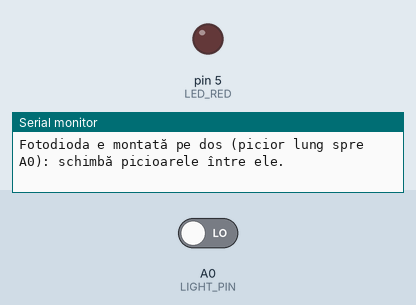
Bench run of a sketch on a simulated Arduino Uno, built with avr-gcc and run on an emulated ATmega328P. Shown: output pins drawn as LEDs (lit = HIGH), the last lines printed to the serial monitor. Inputs (shaded band) come from the test bench; at power-on: A0 (LIGHT_PIN) LOW.

Above: at 1.2 s.
1.3 s: A0 (LIGHT_PIN) driven HIGH
At 4.2 s:
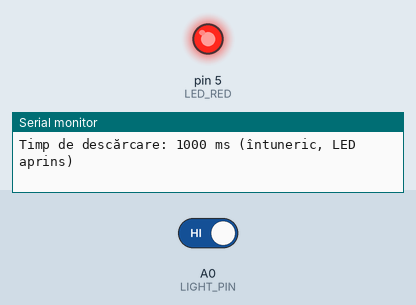
4.5 s: A0 (LIGHT_PIN) driven LOW
At 5.1 s:
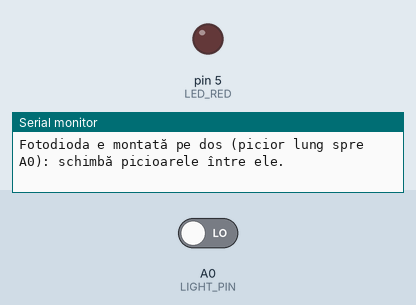
Timing chart, 0 to 7.5 s (numbered marks = the images above; inputs shaded):
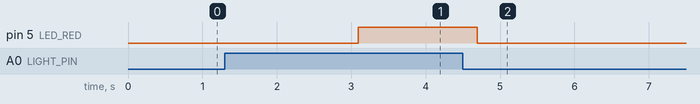

The sketch:

5_SenzorLumina.ino
```cpp
#define LIGHT_PIN A0  // A0 → rezistor → piciorul scurt al fotodiodei; piciorul lung → GND
#define LED_RED 5     // LED-ul roșu (iluminat automat)

const unsigned long MAX_TIME_MS = 1000;  // Nu așteptăm mai mult de o secundă

// Pragul de întuneric se calculează la pornire, din lumina camerei:
// "întuneric" = timp de descărcare de cel puțin DARK_FACTOR ori mai mare decât în cameră.
// Pragul rămâne între 20 și 800 ms, ca să funcționeze și ziua, și seara.
const unsigned long DARK_FACTOR = 4;
unsigned long darkThresholdMs;

// Fotodioda produce un curent prea mic pentru analogRead. De aceea o încărcăm
// ca pe un mic condensator și cronometrăm cât durează până o descarcă lumina:
// mai multă lumină = timp mai scurt, întuneric = timp mai lung.
unsigned long measureDischargeMicros() {
  pinMode(LIGHT_PIN, OUTPUT);
  digitalWrite(LIGHT_PIN, HIGH);  // Încarcă fotodioda
  delayMicroseconds(100);
  pinMode(LIGHT_PIN, INPUT);  // Fără pull-up: doar lumina o mai descarcă

  unsigned long start = micros();
  while (digitalRead(LIGHT_PIN) == HIGH && micros() - start < MAX_TIME_MS * 1000UL) {
  }
  return micros() - start;
}

void setup() {
  Serial.begin(9600);
  pinMode(LED_RED, OUTPUT);

  // Calibrare: media a 5 măsurători la lumina camerei, cu fotodioda descoperită.
  // Butonul reset al plăcii refă calibrarea când se schimbă lumina din cameră.
  unsigned long roomMs = 0;
  for (int i = 0; i < 5; i++) {
    roomMs += measureDischargeMicros() / 1000;
  }
  roomMs /= 5;
  darkThresholdMs = constrain(roomMs * DARK_FACTOR, 20UL, 800UL);

  Serial.print("Lumina camerei: ");
  Serial.print(roomMs);
  Serial.print(" ms, prag de întuneric: ");
  Serial.print(darkThresholdMs);
  Serial.println(" ms");
}

void loop() {
  unsigned long timeMicros = measureDischargeMicros();

  // Descărcare aproape instantanee: fotodioda conduce (polarizare directă), deci e montată pe dos
  if (timeMicros < 100) {
    digitalWrite(LED_RED, LOW);
    Serial.println("Fotodioda e montată pe dos (picior lung spre A0): schimbă picioarele între ele.");
    delay(1000);
    return;
  }

  unsigned long timeMs = timeMicros / 1000;
  bool isDark = timeMs >= darkThresholdMs;

  digitalWrite(LED_RED, isDark ? HIGH : LOW);  // Aprinde LED-ul doar pe întuneric

  Serial.print("Timp de descărcare: ");
  Serial.print(timeMs);
  Serial.println(isDark ? " ms (întuneric, LED aprins)" : " ms (lumină, LED stins)");

  delay(300);
}
```

Measured:
- after the input at 1.3 s, pin 5 (LED_RED): LOW → HIGH after 1.8 s
- after the input at 4.5 s, pin 5 (LED_RED): HIGH → LOW after 0.19 s
